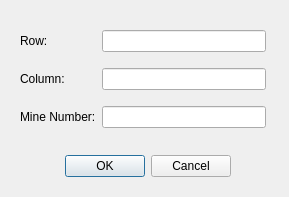
<?xml version="1.0" encoding="UTF-8"?>
<ui version="4.0">
 <class>NewGameDialog</class>
 <widget class="QDialog" name="NewGameDialog">
  <property name="geometry">
   <rect>
    <x>0</x>
    <y>0</y>
    <width>289</width>
    <height>197</height>
   </rect>
  </property>
  <property name="windowTitle">
   <string>Dialog</string>
  </property>
  <widget class="QDialogButtonBox" name="buttonBox">
   <property name="geometry">
    <rect>
     <x>50</x>
     <y>150</y>
     <width>181</width>
     <height>32</height>
    </rect>
   </property>
   <property name="orientation">
    <enum>Qt::Horizontal</enum>
   </property>
   <property name="standardButtons">
    <set>QDialogButtonBox::Cancel|QDialogButtonBox::Ok</set>
   </property>
  </widget>
  <widget class="QWidget" name="">
   <property name="geometry">
    <rect>
     <x>20</x>
     <y>20</y>
     <width>246</width>
     <height>118</height>
    </rect>
   </property>
   <layout class="QGridLayout" name="gridLayout">
    <item row="0" column="1">
     <widget class="QLineEdit" name="rowText"/>
    </item>
    <item row="1" column="0">
     <widget class="QLabel" name="label_2">
      <property name="text">
       <string>Column:</string>
      </property>
     </widget>
    </item>
    <item row="2" column="0">
     <widget class="QLabel" name="label_3">
      <property name="text">
       <string>Mine Number:</string>
      </property>
     </widget>
    </item>
    <item row="2" column="1">
     <widget class="QLineEdit" name="mineText"/>
    </item>
    <item row="1" column="1">
     <widget class="QLineEdit" name="columnText"/>
    </item>
    <item row="0" column="0">
     <widget class="QLabel" name="label">
      <property name="text">
       <string>Row:</string>
      </property>
     </widget>
    </item>
   </layout>
  </widget>
 </widget>
 <resources/>
 <connections>
  <connection>
   <sender>buttonBox</sender>
   <signal>accepted()</signal>
   <receiver>NewGameDialog</receiver>
   <slot>accept()</slot>
   <hints>
    <hint type="sourcelabel">
     <x>248</x>
     <y>254</y>
    </hint>
    <hint type="destinationlabel">
     <x>157</x>
     <y>274</y>
    </hint>
   </hints>
  </connection>
  <connection>
   <sender>buttonBox</sender>
   <signal>rejected()</signal>
   <receiver>NewGameDialog</receiver>
   <slot>reject()</slot>
   <hints>
    <hint type="sourcelabel">
     <x>316</x>
     <y>260</y>
    </hint>
    <hint type="destinationlabel">
     <x>286</x>
     <y>274</y>
    </hint>
   </hints>
  </connection>
 </connections>
</ui>
